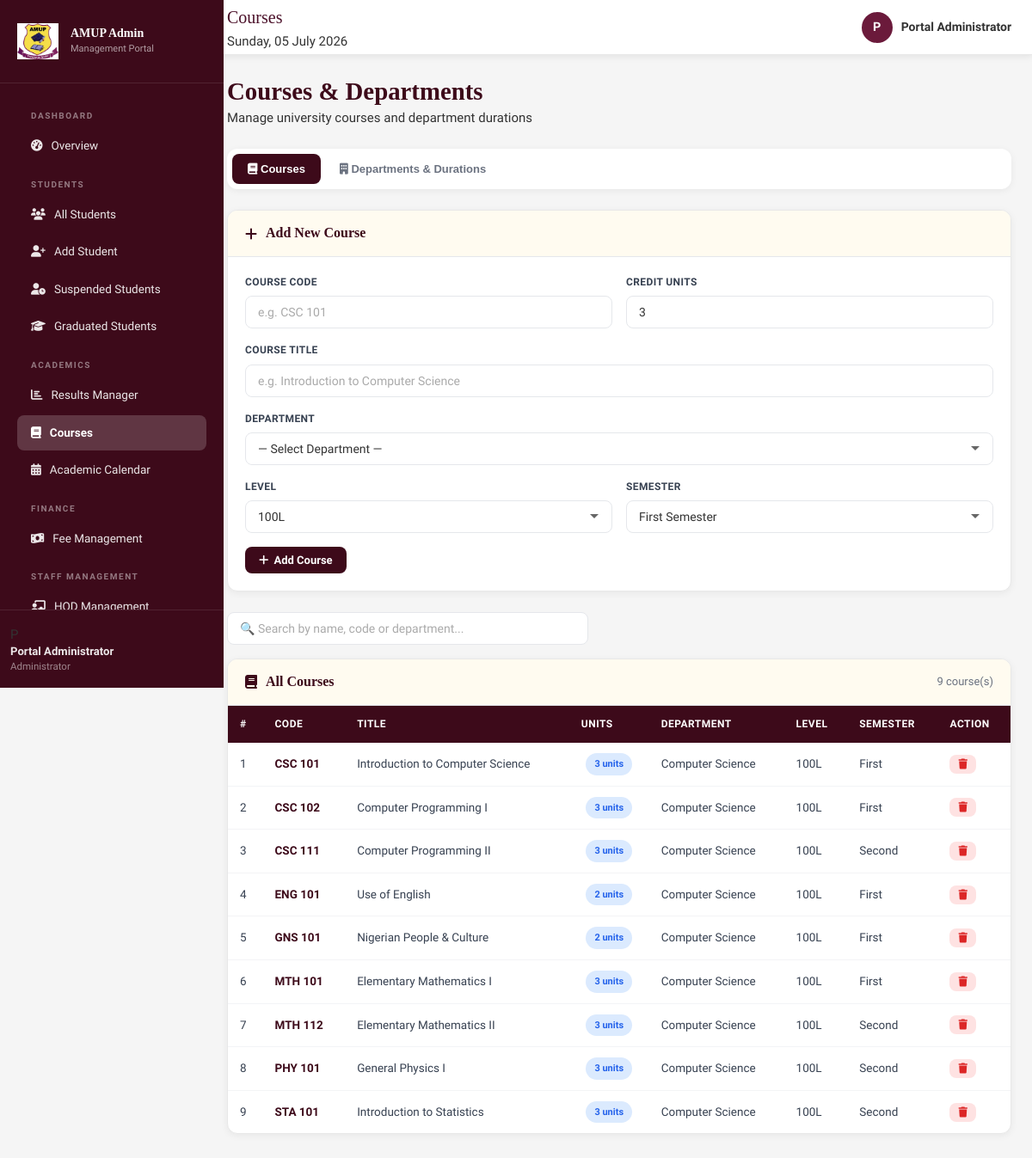
The app's page /admin/courses.php (signed in) with its own data.
### tables this page shows
CREATE TABLE `courses` (
  `id` int(11) NOT NULL,
  `course_code` varchar(20) NOT NULL,
  `course_title` varchar(150) NOT NULL,
  `credit_units` int(11) NOT NULL DEFAULT 3,
  `department` varchar(100) DEFAULT NULL,
  `level` varchar(10) DEFAULT NULL,
  `semester` enum('First','Second') NOT NULL,
  `degree` varchar(20) DEFAULT 'B.Sc',
  `duration_years` int(11) DEFAULT 4
);

### admin/courses.php (the view, shortened to what this page needs)
<?php
require_once '../includes/config.php';
$courses = $conn->query("SELECT * FROM courses ORDER BY department, level, course_code");
?>
<!DOCTYPE html>
<html lang="en">
<head>
<link href="https://cdnjs.cloudflare.com/ajax/libs/font-awesome/6.5.0/css/all.min.css" rel="stylesheet">
<link rel="stylesheet" href="../assets/css/style.css">
</head>
<body>
<?php include '../includes/topbar.php'; ?>
<?php include '../includes/admin_sidebar.php'; ?>
<div class="main-content">
  <div class="page-header"><h1>Courses & Departments</h1><p>Manage university courses and department durations</p></div>
  <div style="display:flex;gap:4px;margin-bottom:24px;background:white;padding:6px;
              border-radius:12px;box-shadow:0 2px 8px rgba(0,0,0,0.06);">
    <button class="tab-btn active" onclick="showTab('courses',this)">
      <i class="fas fa-book"></i> Courses
    </button>
    <button class="tab-btn" onclick="showTab('departments',this)">
      <i class="fas fa-building"></i> Departments & Durations
    </button>
  </div>
  <div id="tab-courses">
    <div class="card" style="margin-bottom:24px;">
      <div class="card-header"><h3><i class="fas fa-plus"></i> Add New Course</h3></div>
      <div class="card-body">
        <form method="POST">
          <div style="display:grid;grid-template-columns:1fr 1fr;gap:16px;">
            <div class="form-group">
              <label>Course Code</label>
              <input type="text" name="course_code" class="form-control"
                     placeholder="e.g. CSC 101" required>
            </div>
            <div class="form-group">
              <label>Credit Units</label>
              <input type="number" name="credit_units" class="form-control"
                     min="1" max="6" value="3" required>
            </div>
          </div>
          <div class="form-group">
            <label>Course Title</label>
            <input type="text" name="course_title" class="form-control"
                   placeholder="e.g. Introduction to Computer Science" required>
          </div>
          <div class="form-group">
            <label>Department</label>
            <select name="department" class="form-control" required>
              <option value="">— Select Department —</option>
            </select>
          </div>
          <div style="display:grid;grid-template-columns:1fr 1fr;gap:16px;">
            <div class="form-group">
              <label>Level</label>
              <select name="level" class="form-control">
                <option value="100L">100L</option>
              </select>
            </div>
            <div class="form-group">
              <label>Semester</label>
              <select name="semester" class="form-control">
                <option value="First">First Semester</option>
              </select>
            </div>
          </div>
          <button type="submit" class="btn btn-primary">
            <i class="fas fa-plus"></i> Add Course
          </button>
        </form>
      </div>
    </div>
    <div style="margin-bottom:16px;">
      <input type="text" id="searchBox" class="form-control"
             placeholder="🔍 Search by name, code or department..."
             onkeyup="filterTable()" style="max-width:420px;">
    </div>
    <div class="card">
      <div class="card-header" style="display:flex;justify-content:space-between;align-items:center;">
        <h3><i class="fas fa-book"></i> All Courses</h3>
        <span style="font-size:13px;color:#6b7280;"><?= $courses->num_rows ?> course(s)</span>
      </div>
      <div class="card-body" style="padding:0;">
        <table class="data-table" id="coursesTable">
          <thead>
            <tr>
              <th>#</th>
              <th>Code</th>
              <th>Title</th>
              <th>Units</th>
              <th>Department</th>
              <th>Level</th>
              <th>Semester</th>
              <th>Action</th>
            </tr>
          </thead>
          <tbody>
            <?php $i = 1; while($c = $courses->fetch_assoc()): ?>
            <tr>
              <td><?= $i++ ?></td>
              <td><strong style="color:#3d0a1a;"><?= htmlspecialchars($c['course_code']) ?></strong></td>
              <td><?= htmlspecialchars($c['course_title']) ?></td>
              <td style="text-align:center;">
                <span class="badge badge-info"><?= $c['credit_units'] ?> units</span>
              </td>
              <td><?= htmlspecialchars($c['department']) ?></td>
              <td><?= $c['level'] ?></td>
              <td><?= $c['semester'] ?></td>
              <td>
                <a href="courses.php?delete_course=<?= $c['id'] ?>"
                   class="btn btn-sm btn-danger"
                   onclick="return confirm('Delete <?= htmlspecialchars($c['course_code']) ?>?')">
                  <i class="fas fa-trash"></i>
                </a>
              </td>
            </tr>
            <?php endwhile; ?>
          </tbody>
        </table>
      </div>
    </div>
  </div>
</div>
</body>
</html>

### admin/courses.php (style rules this page uses)
.tab-btn { padding:10px 18px;border:none;border-radius:8px;cursor:pointer;font-size:13px;font-weight:600;background:transparent;color:#6b7280;transition:all 0.2s; }
.tab-btn.active { background:#3d0a1a;color:white; }

### records on screen
courses: course_code "CSC 101", course_title "Introduction to Computer Science", credit_units "3", department "Computer Science", level "100L", semester "First"
courses: course_code "CSC 102", course_title "Computer Programming I", credit_units "3", department "Computer Science", level "100L", semester "First"
courses: course_code "CSC 111", course_title "Computer Programming II", credit_units "3", department "Computer Science", level "100L", semester "Second"
courses: course_code "ENG 101", course_title "Use of English", credit_units "2", department "Computer Science", level "100L", semester "First"
courses: course_code "GNS 101", course_title "Nigerian People & Culture", credit_units "2", department "Computer Science", level "100L", semester "First"
courses: course_code "MTH 101", course_title "Elementary Mathematics I", credit_units "3", department "Computer Science", level "100L", semester "First"
courses: course_code "MTH 112", course_title "Elementary Mathematics II", credit_units "3", department "Computer Science", level "100L", semester "Second"
courses: course_code "PHY 101", course_title "General Physics I", credit_units "3", department "Computer Science", level "100L", semester "Second"
courses: course_code "STA 101", course_title "Introduction to Statistics", credit_units "3", department "Computer Science", level "100L", semester "Second"

### other values on screen
$pageTitle "Courses"
substr($name, 0, 1) "P"
$name "Portal Administrator"
substr($_SESSION['admin_name'], 0, 1) "P"
$_SESSION['admin_name'] "Portal Administrator"
$courses->num_rows "9"
